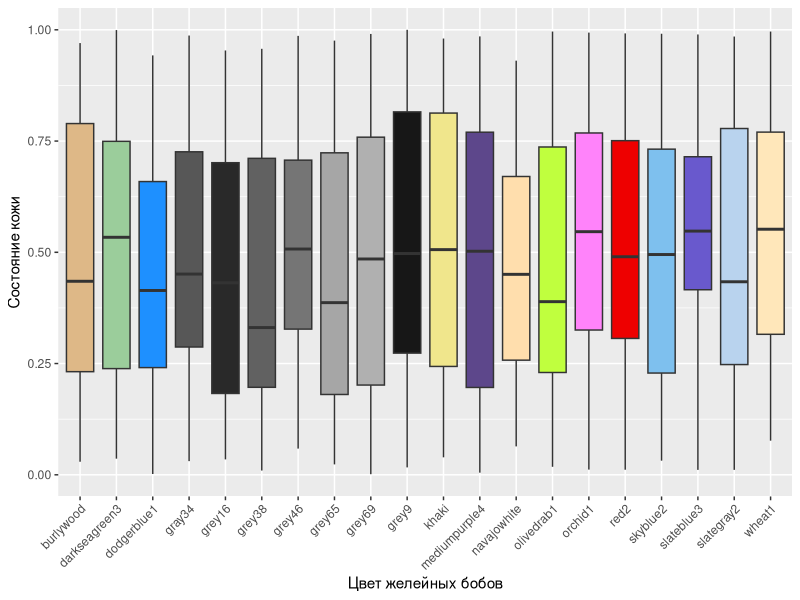
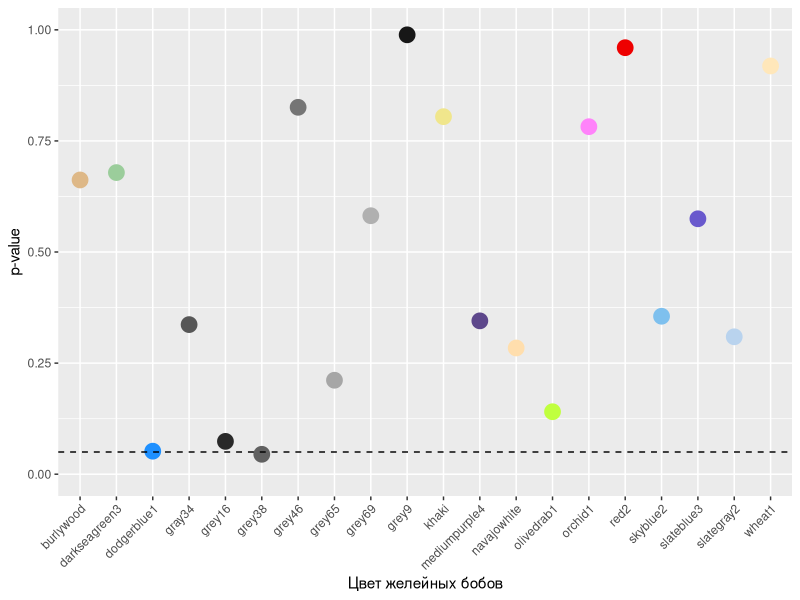
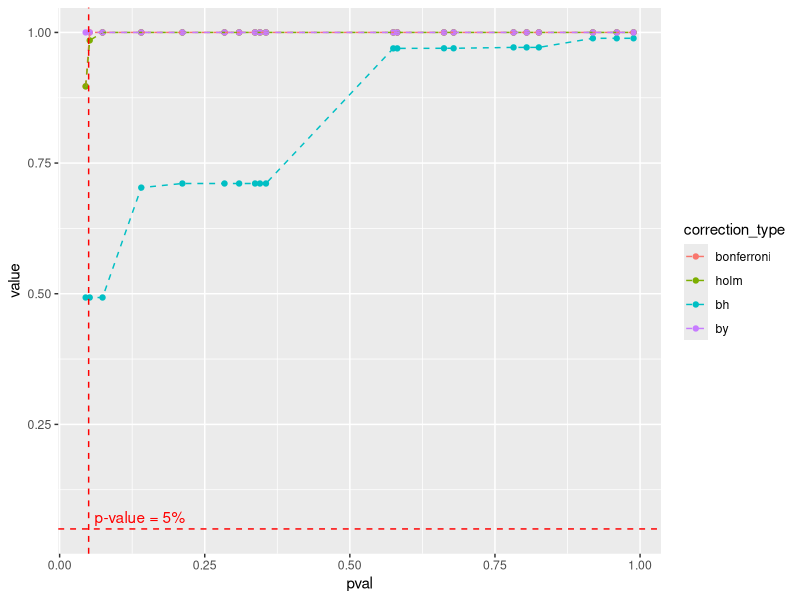

Write R code to recreate these figures, in order.
# Эксперименты и проблема множественных сравнений
# Анна Ставнийчук
# 2024-11-02
# HSE R Meet Up

# Создадим выборку по условию  --------------------------------------
{
people <- 1000
p_eat_jelly_bean <- 0.9

set.seed(1)
acne_condition <- runif(people)

# Pаметим, что тритмент экзогенен, фактически мы не закладывали никакой эффект в данные
eating <- sample(c('едят', 'не едят'), 
                 people, 
                 replace = TRUE, 
                 prob = c(p_eat_jelly_bean, 1 - p_eat_jelly_bean))

# Соберем всё в фрейм 
data <- data.frame('acne_condition' = acne_condition, 
                   'eating' = eating)
head(data)
}

# Эффект употребления желейных бобов на качество кожи  --------------
{

# Перед проведением формального статистического тестирования, проведем предварительный визуальный анализ
# Согласно боксплоту, нет существенной разницы в `acne_condition` между двумя категориями `eating`.
library(ggplot2)

ggplot(data) +
  geom_boxplot(aes(x = eating, 
                   y = acne_condition, 
                   fill = eating)) +
  scale_fill_manual(breaks = c('eating', 'not eating'),
                    values = c('grey', 'white')) +
  theme(legend.position = "none",
        plot.title = element_text(hjust = 0.5)) +
  xlab('Употребление желейных бобов') +
  ylab('Качество кожи') +
  ggtitle('Распределение качества кожи в зависимости от употребления желейных бобов')

# Формально сфоррмулируем гипотезу H_0: употребление желейных бобов не оказывает влияния на качество кожи
# Для проверки этой гипотезы проведём t-тест:

t.test(acne_condition ~ eating, data = data)

# Полученное p-значение высокое, поэтому мы не можем отвергнуть нулевую гипотезу. 
# Другими словами, мы приходим к выводу, что нет достаточных доказательств того, 
# что употребление желейных бобов вызывает акне. 
}

# Гетерогенный эффект употребления желейных бобов на качеств --------

# Сгенерируем список цветов
set.seed(1)
colors <- sample(colors(), 20)

# Рапсределим цвета по людям. Код ниже генерирует еще одну случайную величину `jelly_bean_color`.
set.seed(1)
data$jelly_bean_color <- sample(colors, people, replace = TRUE)

# Сейчас у нас есть люди, которые не ели конфеты, но у них в столбце есть цвет. Исправим это. 
library(dplyr)

data <- data %>% 
  mutate(jelly_bean_color = 
           ifelse(eating == "не едят", 
                  NA, 
                  jelly_bean_color))
head(data)

# Мы построили график распределения случаев акне для разных цветов желейных конфет.
ggplot(data %>% 
         filter(!is.na(jelly_bean_color))) +
  geom_boxplot(aes(x = jelly_bean_color, 
                   y = acne_condition, 
                   fill = jelly_bean_color)) +
  scale_fill_manual(breaks = colors, 
                    values = colors) +
  xlab('Цвет желейных бобов') +
  ylab('Состояние кожи') +
  theme(legend.position = "none",
        axis.text.x = element_text(angle = 45, hjust = 1))

# Чтобы проверить влияние определенного цвета желейных конфет на состояние акне, вы снова запускаете t-тест
test_color <- function(color){
data <- data %>%
  mutate(eating_color =
           ifelse(jelly_bean_color != color |
                    is.na(jelly_bean_color),
                  'нет', 'да'),
         color_dummy = ifelse(jelly_bean_color == color,
                              'да', 'нет'))
pval <- t.test(acne_condition ~ eating,
               subset(data, jelly_bean_color == color |
                        is.na(jelly_bean_color)))$p.value
return(pval)
}

# Проверим для нескольких цветов формально с помощью т-теста
test_color(colors[1])
test_color(colors[2])
test_color(colors[3])

# Теперь проведем t-тест для всех цветов желейных конфет и наблюдаем следующее распределение 20 p-значений.
ttest_data <- data.frame('color' = colors, 
                         'pval' = sapply(colors, test_color))
ggplot(ttest_data) +
  geom_point(aes(x = color, 
                 y = pval, 
                 color = color), 
             size = 5) +
  scale_color_manual(breaks = colors, 
                     values = colors) +
  geom_hline(aes(yintercept = 0.05), 
             linetype = 'dashed') +
  ylim(0, 1) +
  xlab('Цвет желейных бобов') +
  ylab('p-value') +
  theme(legend.position = "none",
        axis.text.x = element_text(angle = 45, hjust = 1))

test_color(colors[5])

# Коррекция p-value -------------------------------------------------

# Сделаем разные коррекции
ttest_data$bonferroni <- p.adjust(ttest_data$pval, method = "bonferroni")
ttest_data$holm <- p.adjust(ttest_data$pval, method = "holm")
ttest_data$bh <- p.adjust(ttest_data$pval, method = "BH")
ttest_data$by <- p.adjust(ttest_data$pval, method = "BY")
head(ttest_data)

# Переведем таблицу из широкого в длинный вид для ggplot
library(data.table)
long_ttest_data <- melt(setDT(ttest_data[,-1]), id.vars = c("pval"), variable.name = "correction_type")
head(long_ttest_data)

# Сравним результаты
ggplot(long_ttest_data, aes(x = pval, y = value, colour = correction_type)) + 
  geom_point() + 
  geom_line(linetype = 'dashed') + 
  geom_hline(yintercept = 0.05, colour = 'red', linetype = 'dashed') + 
  geom_vline(xintercept = 0.05, colour = 'red', linetype = 'dashed') +
  annotate("text", x = 0.06, y = 0.05, label = "p-value = 5%", colour = "red", hjust = 0, vjust = -0.5)

library(reshape)
wide_ttest_data <- cast(long_ttest_data,  pval ~ correction_type)

wide_ttest_data %>% arrange(pval) %>% head(10)
